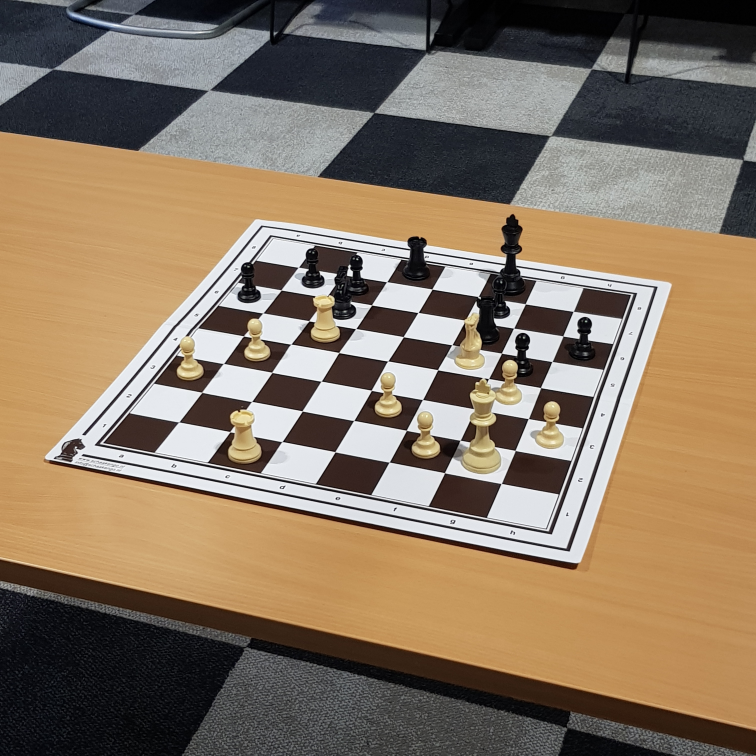
#> input picture Chessy3D/chessy/test_images/bad/G016_IMG054.jpg, 3024 x 3024 px (shown at 1/4 size)
$ python -i image_processing.py   (imports and definitions only)
#> lines starting #> are read from the running program, lines starting #| are printed output that depends on the picture
#> further down, picture is the input picture: shape (3024, 3024, 3); mean B, G, R 98.9, 118.5, 135.9
import cv2

def resize_with_letterbox(image, target_h, target_w):
#> called with target_h = 1024, target_w = 1024
    h, w = image.shape[:2]
#> h = 3024; w = 3024

    scale = min(target_w / w, target_h / h)
#> scale = 0.339
    new_w, new_h = int(w * scale), int(h * scale)
#> new_w = 1024; new_h = 1024

    resized = cv2.resize(image, (new_w, new_h), interpolation=cv2.INTER_AREA)
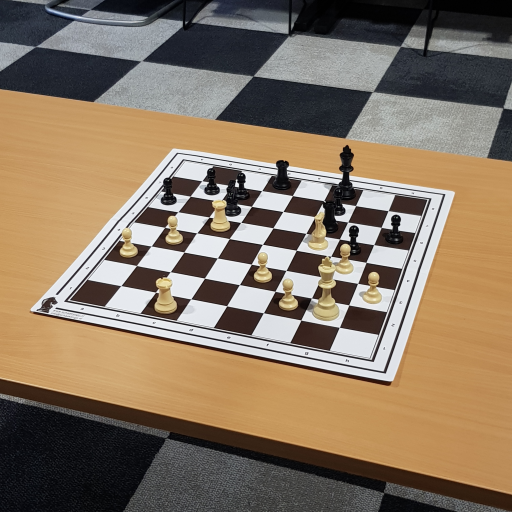
#> resized: shape (1024, 1024, 3) (shown at 1/2 size); mean B, G, R 98.9, 118.5, 135.9

    pad_w = (target_w - new_w) // 2
#> pad_w = 0
    pad_h = (target_h - new_h) // 2
#> pad_h = 0

    padded = cv2.copyMakeBorder(
        resized,
        pad_h,
        target_h - new_h - pad_h,
        pad_w,
        target_w - new_w - pad_w,
        borderType=cv2.BORDER_CONSTANT,
        value=(0, 0, 0),
    )

    return padded, scale, pad_h, pad_w

def apply_image_processing(image):

    scaled_image, scale, pad_h, pad_w = resize_with_letterbox(
        image, 1024, 1024
    )
#> scale = 0.339; pad_h = 0; pad_w = 0

    gray = cv2.cvtColor(scaled_image, cv2.COLOR_BGR2GRAY)
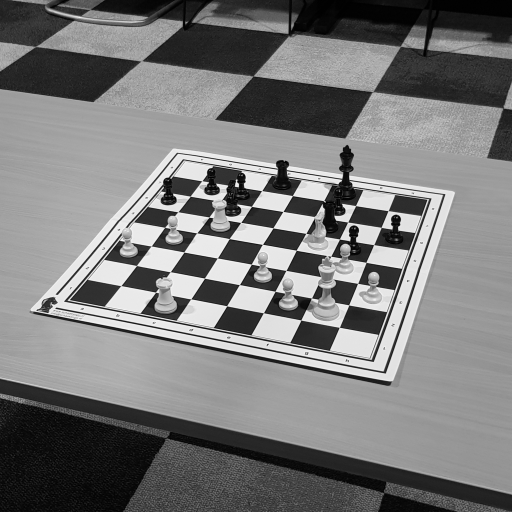
#> gray: shape (1024, 1024) (shown at 1/2 size); min 0, max 252, mean 121.5

    gaussian = cv2.GaussianBlur(
        gray,
        ksize=(3, 3),  # kernel size -> since the image is big this must be big
        sigmaX=1,  # horizontal blur intensity
        sigmaY=1,  # vertical blur intensity
    )

    # bilateral = cv2.bilateralFilter(gray, 9, 75, 75)

    processed_image = gaussian

    return scaled_image, processed_image

>>> import cv2
>>> picture = cv2.imread('../../../Chessy3D/chessy/test_images/bad/G016_IMG054.jpg')
>>> result = apply_image_processing(picture)

$ run again, on Chessy3D/chessy/test_images/bad/G016_IMG063.jpg
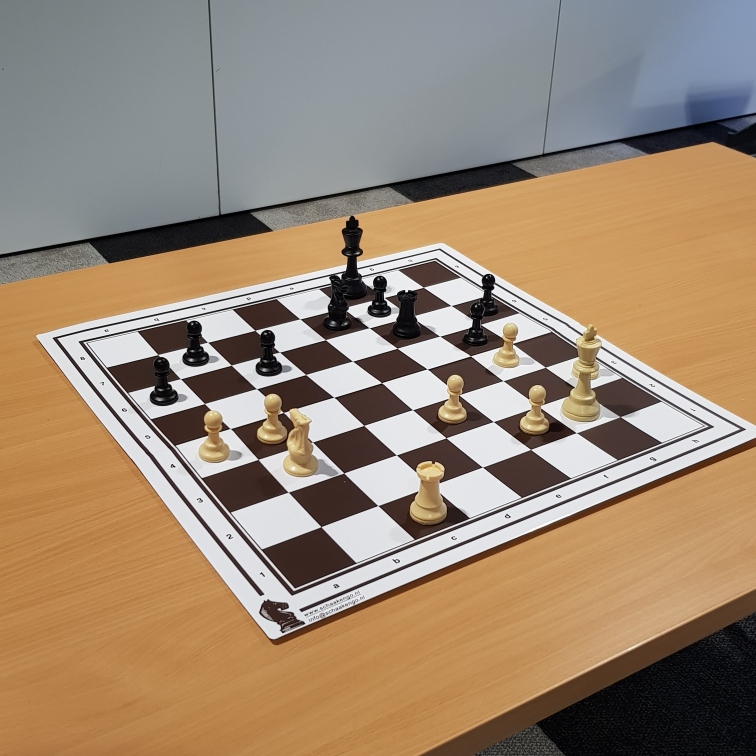
#> input picture Chessy3D/chessy/test_images/bad/G016_IMG063.jpg, 3024 x 3024 px (shown at 1/4 size)
#> picture is the input picture: shape (3024, 3024, 3); mean B, G, R 114.7, 136, 156.5
#> in resize_with_letterbox, `resized = cv2.resize(image, (new_w, new_h), interpolation=cv2.INTER_AR..`:
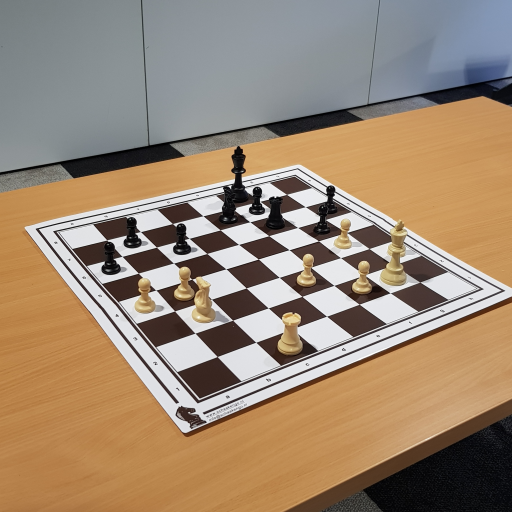
#> resized: shape (1024, 1024, 3) (shown at 1/2 size); mean B, G, R 114.7, 136, 156.5
#> in apply_image_processing, `scaled_image, scale, pad_h, pad_w = resize_with_letterbox( image, 1024..`: scale = 0.339; pad_h = 0
#> in apply_image_processing, `gray = cv2.cvtColor(scaled_image, cv2.COLOR_BGR2GRAY)`:
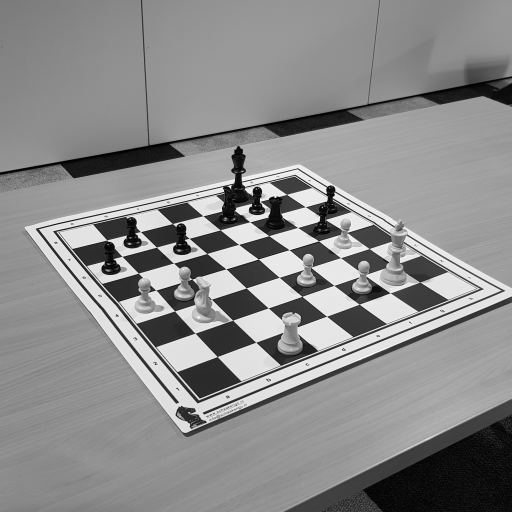
#> gray: shape (1024, 1024) (shown at 1/2 size); min 0, max 255, mean 139.7

$ run again, on Chessy3D/chessy/test_images/bad/Inverse_2-4-_jpg.rf.bc57ee49595b864ecbf453df950de135.jpg
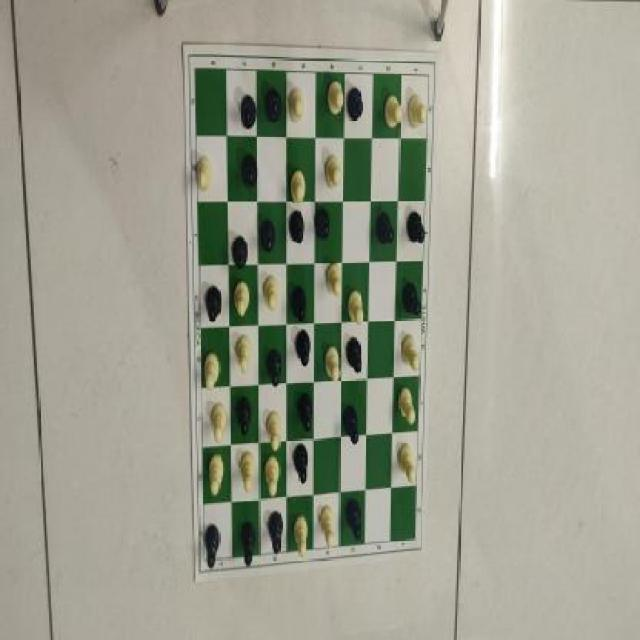
#> input picture Chessy3D/chessy/test_images/bad/Inverse_2-4-_jpg.rf.bc57ee49595b864ecbf453df950de135.jpg, 640 x 640 px
#> picture is the input picture: shape (640, 640, 3); mean B, G, R 142.8, 158.1, 156.9
#> in apply_image_processing, `scaled_image, scale, pad_h, pad_w = resize_with_letterbox( image, 1024..`: scale = 1.6; pad_h = 0
#> in apply_image_processing, `gray = cv2.cvtColor(scaled_image, cv2.COLOR_BGR2GRAY)`:
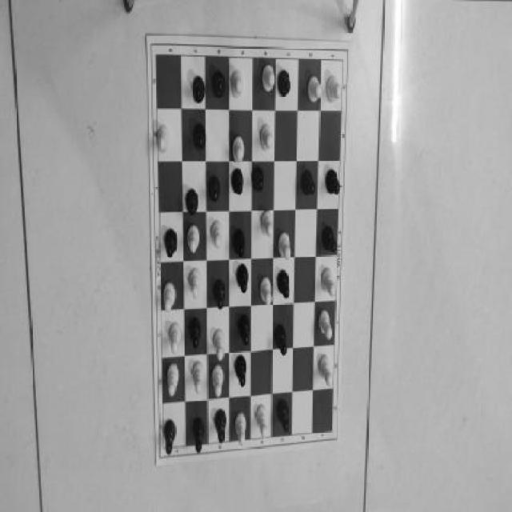
#> gray: shape (1024, 1024) (shown at 1/2 size); min 1, max 255, mean 156
